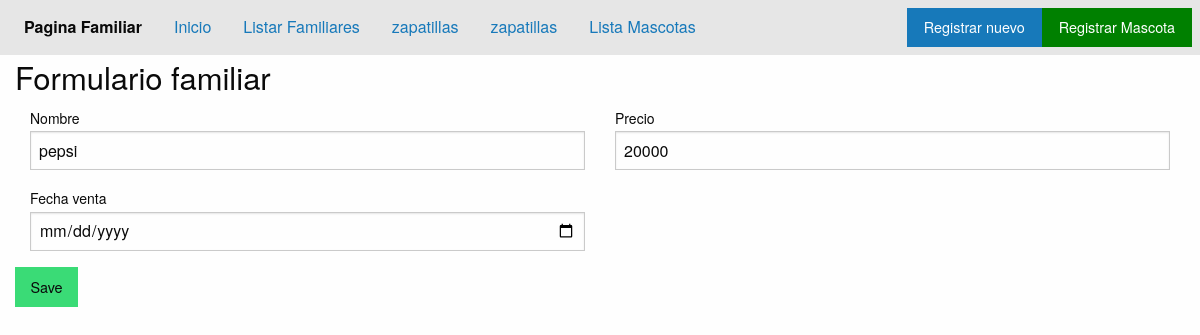
/update-zapas/5/, run on an earlier commit of the app's database.
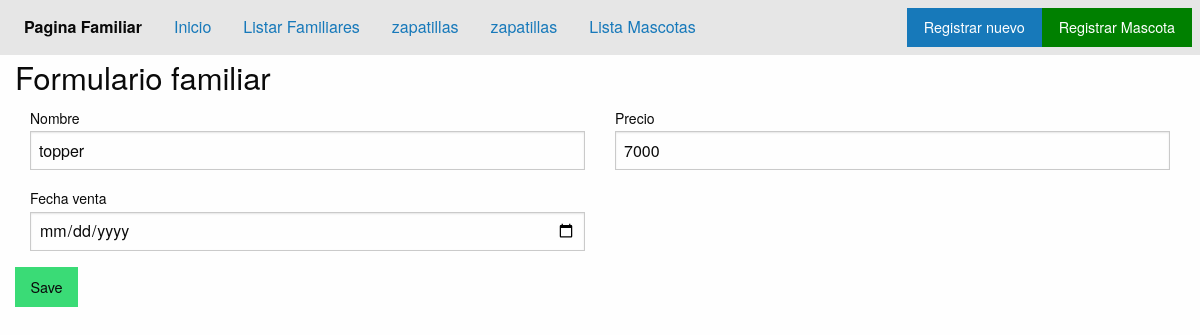
And on a later commit of the database.
### applications/familia/models.py (models this page shows)
class Zapas(models.Model):
    nombre = models.CharField('Nombre', max_length=50)
    precio = models.IntegerField()
    fecha_v = models.DateField('Fecha venta', auto_now=False, auto_now_add=False)

### applications/familia/views.py (the view)
# urls.py: path('update-zapas/<id>/', views.actualizar, name='Update-zapas'),
def actualizar(request, id):
    zapatillas=Zapas.objects.get(id=id)
    if request.method=="POST":
        formulario=ZapasForm(request.POST)
        if formulario.is_valid():
            informacion=formulario.cleaned_data
            zapatillas.nombre=informacion['nombre']
            zapatillas.precio=informacion['precio']
            zapatillas.fecha_v=informacion['fecha_v']
            zapatillas.save()
            return redirect("familia_app:Listado-zapas")
    else:
        formulario = ZapasForm(initial={"nombre":zapatillas.nombre, "precio":zapatillas.precio, "fecha_v":zapatillas.fecha_v})
    return render(request, "familia/update-zapas.html",{"form":formulario})

### applications/familia/forms.py
class ZapasForm(forms.ModelForm):
    class Meta:
        model = Zapas
        fields = ('__all__')
        widgets={
            'fecha_v':forms.DateInput(
                attrs={
                    'type':'date',
                }
            )
        }

### templates/familia/update-zapas.html (shortened to what this page needs)
{% extends 'home.html' %}
{% load static %}
{% block content %}
{% include 'includes/header.html' %}
<div class="grid-container">
    <h3>Formulario familiar</h3>
    <form method="post" action="">{% csrf_token %}
        <div class="grid-x grid-padding-x">
            <div class="medium-6 cell">
                <label>Nombre
                    {{form.nombre}}
                </label>
            </div>
            <div class="medium-6 cell">
                <label>Precio
                    {{form.precio}}
                </label>
            </div>
            <div class="medium-6 cell">
                <label>Fecha venta
                    {{form.fecha_v}}
                </label>
            </div>
        </div>
        <div class="medium-6 cell">
            <button class="submit success button">Save</button>
        </div>
    </form>
</div>
{% endblock content %}

What changed in the data, as far as the page shows it:
changed Zapas: nombre "pepsi" → "topper"; precio "20000" → "7000"
